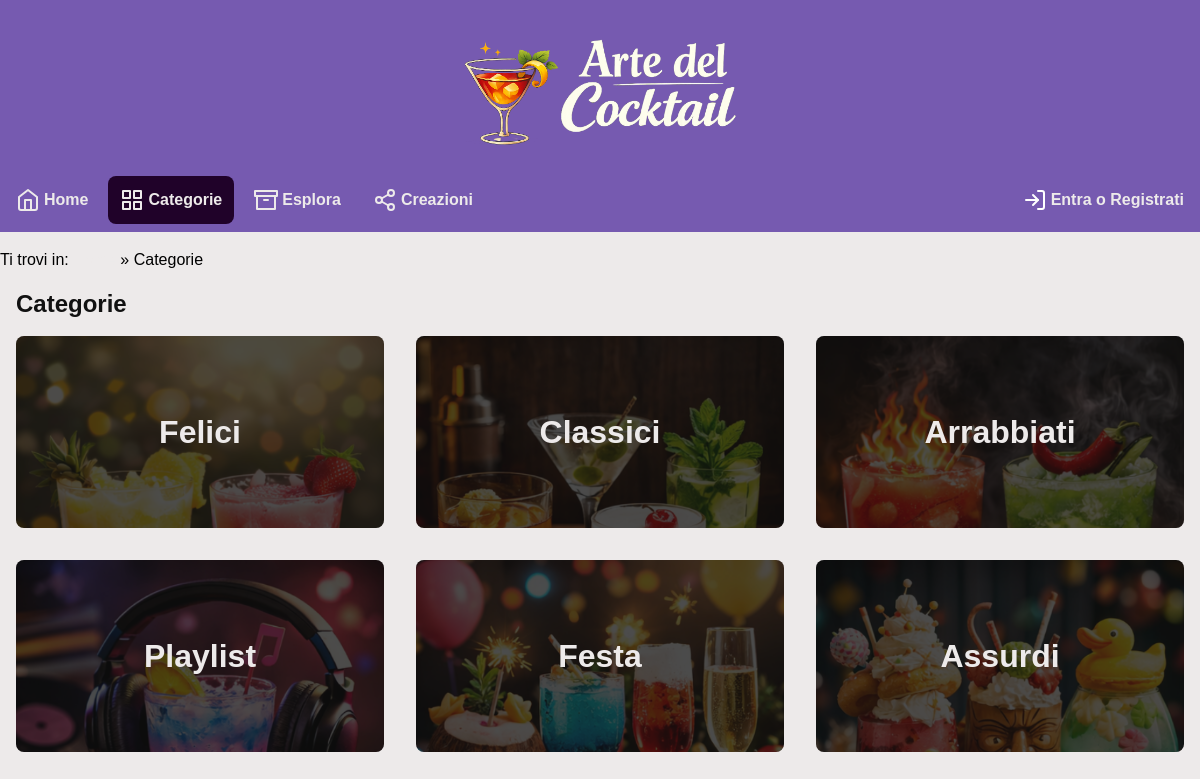
The page /categorie.php on the database its author committed.
### tables this page shows
CREATE TABLE categories (
    id INT PRIMARY KEY AUTO_INCREMENT,
    name VARCHAR(300) NOT NULL,
    poster VARCHAR(400),
    created_at TIMESTAMP DEFAULT CURRENT_TIMESTAMP, 
    updated_at TIMESTAMP DEFAULT CURRENT_TIMESTAMP ON UPDATE CURRENT_TIMESTAMP
);

### src/app/global.php (called while the page is built, shortened)
<?php
require_once dirname(__FILE__) . "/navbar.php";
require_once dirname(__FILE__, 2) . "/db/db.php";
function getTemplate(string $name): string
{
    return file_get_contents(dirname(__FILE__, 2) . "/templates/" . $name . ".html");
}
?>

### src/db/db.php (called while the page is built, shortened)
<?php
require_once dirname(__FILE__) . "/Drink.php";
require_once dirname(__FILE__) . "/Category.php";
$pdo = null;
try {
    $pdo = new PDO(
        "mysql:host=db;port=3306;dbname=progetto",
        "progetto",
        "progetto",
        [PDO::ATTR_ERRMODE => PDO::ERRMODE_EXCEPTION]
    );
} catch (PDOException $e) {
    die("PDO error: " . $e->getMessage());
}
$categoryDao = new PdoCategoryDao($pdo);

### src/db/Category.php (called while the page is built, shortened)
<?php
require_once dirname(__FILE__) . "/BaseModel.php";
class Category extends BaseModel
{
    public function __construct(string $name, ?string $poster, ?int $id, ?DateTime $created_at, ?DateTime $updated_at)
    {
        $this->name = $name;
        $this->poster = $poster;
    }
}
class PdoCategoryDao implements CategoryDao
{
    private PDO $pdo;
    public function __construct(PDO $pdo)
    {
        $this->pdo = $pdo;
    }
    private function mapRowToCategory(array $row): Category
    {
        return new Category(
            $row["name"],
            $row["poster"],
            (int) $row["id"],
            new DateTime($row["created_at"]),
            new DateTime($row["updated_at"]),
        );
    }
    public function getAll(int $limit = 10, int $offset = 0): array
    {
        $stmt = $this->pdo->prepare("SELECT id, name, poster, created_at, updated_at FROM categories LIMIT :lmt OFFSET :os;");
        $stmt->bindParam("lmt", $limit, PDO::PARAM_INT);
        $stmt->bindParam("os", $offset, PDO::PARAM_INT);
        $stmt->execute();
        $users = [];
        foreach ($stmt->fetchAll(PDO::FETCH_ASSOC) as $row) {
            array_push($users, $this->mapRowToCategory($row));
        }
        return $users;
    }
}

### src/db/BaseModel.php (called while the page is built, shortened)
<?php
class BaseModel
{
    protected ?int $id;
    public function __construct(?int $id, ?DateTime $created_at, ?DateTime $updated_at)
    {
        $this->id = $id;
    }
    public function getId(): ?int
    {
        return $this->id;
    }
}

### src/categorie.php (the view, shortened to what this page needs)
<?php
require_once dirname(__FILE__) . "/app/global.php";
$user = getLoggedUser();
$template = getTemplate("layout");
$template = str_replace("[title]", "Categorie | Arte del Cocktail", $template);
$template = str_replace("[description]", "Il ricettario social per i tuoi drink. Cerca ispirazione tra il nostro catalogo e le creazioni degli altri utenti.", $template);
$template = str_replace("[keywords]", "drink, cocktails, alcolici, ricette, alcol, bar, ingredienti, come fare", $template);
$template = str_replace("[navbar]", getNavbar("categorie", isset($_SESSION["user_id"])), $template);
$template = str_replace("[breadcrumb]", '<a href="/" lang="en">Home</a> » Categorie', $template);
$content = getTemplate("categorie");
$formContent = "";
$content = str_replace("[create_form]", $formContent, $content);
$page = 1;
$categories = $categoryDao->getAll(21, $page - 1);
$categoriesListContent = "";
foreach ($categories as $category) {
    $drinkCard = getTemplate("category_card");
    $drinkCard = str_replace("[name]", $category->name, $drinkCard);
    $drinkCard = str_replace("[image]", $category->poster, $drinkCard);
    $drinkCard = str_replace("[id]", $category->getId(), $drinkCard);
    $drinkCard = str_replace(
        "[actions]",
        (isset($user) && $user->isAdmin()) ? '<a href="categorie.php?action=delete&id=' . $category->getId() . '" class="btn btn-danger">Elimina</a>' : "",
        $drinkCard
    );
    $categoriesListContent .= $drinkCard;
}
$content = str_replace("[categories]", $categoriesListContent, $content);
$template = str_replace("[content]", $content, $template);
echo $template;
?>

### src/css/style.css (style rules this page uses)
:root { --color-1: #edeaea; --color-2: #765ab0; --color-3: #200229; --color-4: #111; --color-5: #1978d4; --color-error: #c0392b; --border-radius: 0.5em; --star-size: 32px; --star-color: var(--color-3); --star-background: var(--color-2); }
* { font-family: 'Comfortaa', sans-serif; box-sizing: border-box; }
a { color: var(--color-1); }
html, body { background-color: var(--color-1); height: fit-content; line-height: 1.5em; font-size: 100%; margin: 0; padding: 0; }
header { padding-top: 2em; background-color: var(--color-2); text-align: center; width: 100%; }
header h1 { background-image: url("../img/logo-v2.png"); background-size: contain; background-repeat: no-repeat; background-position: center; text-indent: -9999em; font-size: 5em; color: var(--color-1); line-height: 1.5em; margin: 0; }
.navbar, #breadcrumb, main { width: 100%; max-width: 1200px; margin: 0 auto; }
h1, h2, h3, h4, h5, h6 { color: var(--color-4); }
main { margin-bottom: 2em; }
.category-list { list-style: none; padding: 0; display: grid; gap: 2rem; grid-template-columns: repeat(4, 1fr); }
.category-card { background-color: var(--color-4); -webkit-border-radius: var(--border-radius); -moz-border-radius: var(--border-radius); border-radius: var(--border-radius); overflow: hidden; position: relative; height: 12em; }
.category-card strong { position: absolute; top: 50%; left: 50%; transform: translate(-50%, -50%); font-size: 2em; }
.category-card img { opacity: 0.25; width: 100%; }

### src/css/style-lg.css (style rules this page uses)
main { padding: 0 1em; }
.category-list, .drink-list { grid-template-columns: repeat(3, 1fr); }

### src/css/style-md.css (style rules this page uses)
.category-list, .drink-list { grid-template-columns: repeat(2, 1fr); }

### src/css/style-sm.css (style rules this page uses)
.category-list, .drink-list { display: block; }
.category-card, .drink-card { margin: 1em 0; }

### src/css/style-print.css (style rules this page uses)
html, body { background-color: var(--color-1); height: auto; line-height: 1.3em; font-size: 12px; margin: 0; padding: 0; color: var(--color-4); }
header { padding-top: 1em; background-color: var(--color-1) !important; text-align: center; width: 100%; border-bottom: 2px solid var(--color-4); margin-bottom: 1em; }
header h1 { display: block; font-size: 2.2em; line-height: 1.2em; margin: 0; }
main { width: 100%; max-width: none; margin: 0 auto; padding: 0 1em; }
h1, h2, h3, h4, h5, h6 { color: var(--color-4); page-break-after: avoid; page-break-inside: avoid; }
h1 { font-size: 1.6em; margin: 0.5em 0; }
p, li, td { font-size: 11px; line-height: 1.3; }
.category-list { list-style: none; padding: 0; display: block; gap: 0; }
.category-card { background-color: var(--color-1); border: 1px solid var(--color-4); border-radius: var(--border-radius); overflow: hidden; position: relative; height: auto; margin-bottom: 1em; page-break-inside: avoid; }
.category-card img { display: none; }
.category-card strong { position: static; transform: none; font-size: 1.2em; display: block; padding: 0.8em; text-align: center; background-color: #f0f0f0; }
a[href]:after { content: " (" attr(href) ")"; font-size: 9px; color: #666; }
img { max-width: 100% !important; height: auto !important; }
* { margin: 0.1em 0; padding: 0.1em; }

### rows shown on the page
categories: id+poster+name (picture), id+poster+name "Felici"
categories: id+poster+name (picture), id+poster+name "Classici"
categories: id+poster+name (picture), id+poster+name "Arrabbiati"
categories: id+poster+name (picture), id+poster+name "Playlist"
categories: id+poster+name (picture), id+poster+name "Festa"
categories: id+poster+name (picture), id+poster+name "Assurdi"
